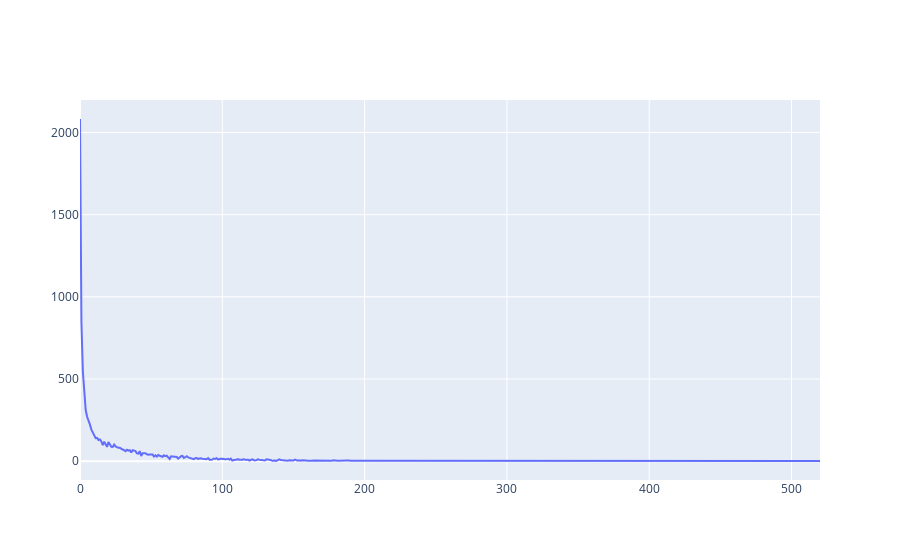

Here is the notebook cell this chart was saved with:
### Code cell
plot_data(review_count_per_list_ranking,"number_of_reviews","count")

### Figure 1 — Plotly figure (JSON) as saved in the notebook; plotly's stock layout.template omitted (floating-point values rounded to 4 significant figures; data arrays with more than 128 entries replaced by an {"elided": "..."} marker saying what was removed)
{"data": [{"mode": "lines", "type": "scatter", "x": {"elided": "281 int values"}, "y": {"elided": "281 int values"}}], "layout": {}}
